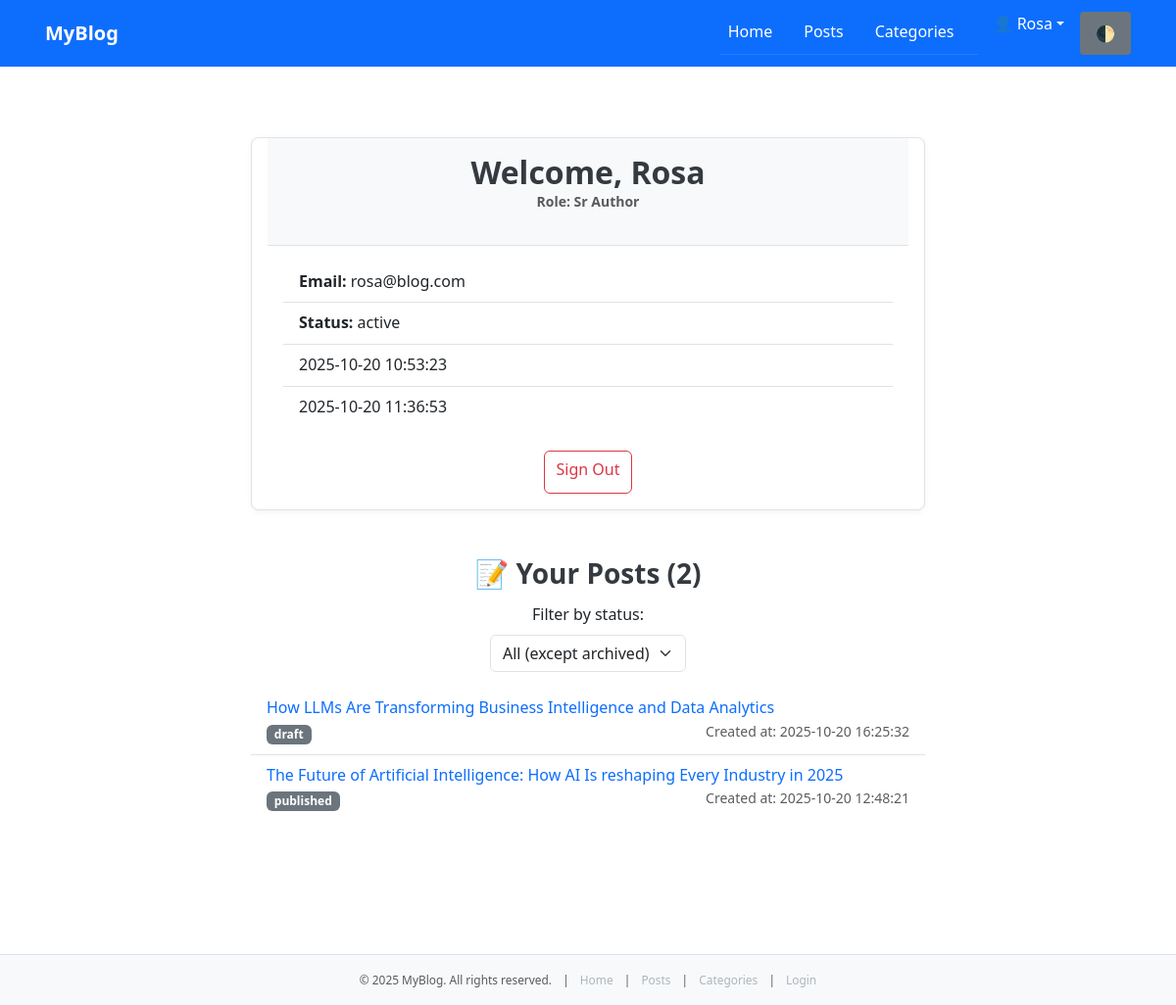
The app's page /index.php?page=users-profile (signed in) with its own data.
### tables this page shows
CREATE TABLE `posts` (
  `id` int(11) NOT NULL,
  `title` varchar(255) NOT NULL,
  `slug` varchar(255) NOT NULL,
  `content` longtext NOT NULL,
  `excerpt` text DEFAULT NULL,
  `featured_image` varchar(255) DEFAULT NULL,
  `status` varchar(10) DEFAULT NULL COMMENT 'Options: ''draft'', ''published'', ''archived''',
  `author_id` int(11) NOT NULL,
  `category_id` int(11) DEFAULT NULL,
  `meta_title` varchar(255) DEFAULT NULL,
  `meta_description` text DEFAULT NULL,
  `created_at` timestamp NOT NULL DEFAULT current_timestamp(),
  `updated_at` timestamp NOT NULL DEFAULT current_timestamp() ON UPDATE current_timestamp()
);

### config/conn.php (called while the page is built)
<?php
function connectDB() {
    if ($_SERVER['HTTP_HOST'] === 'localhost') {
        $host = "localhost";
        $user = "root";
        $pass = "";
        $db   = "blog_db";
    }
    else {
        $host = getenv('MYSQLHOST');
        $user = getenv('MYSQLUSER');
        $pass = getenv('MYSQLPASSWORD');
        $db   = getenv('MYSQLDATABASE');
    }
    $connection = mysqli_connect($host, $user, $pass, $db);
    mysqli_set_charset($connection, "utf8mb4");
    if ($connection != false) {
        return $connection;
    }
    else {
        die("Connection failed: " . mysqli_connect_error());
    }
}
?>

### src/Models/Post.php (called while the page is built, shortened)
<?php
class Post {
    public static function getByAuthorAndStatus($conn, $author_id, $status = null) {
        $List = array();
        if ($status && in_array($status, ['draft', 'published', 'archived'])) {
            $sql = "SELECT id, title, slug, status, created_at FROM posts WHERE author_id = ? AND status = ? ORDER BY created_at DESC";
            $stmt = mysqli_prepare($conn, $sql);
            mysqli_stmt_bind_param($stmt, "is", $author_id, $status);
        }
        else {
            $sql = "SELECT id, title, slug, status, created_at FROM posts WHERE author_id = ? AND status != 'archived' ORDER BY created_at DESC";
            $stmt = mysqli_prepare($conn, $sql);
            mysqli_stmt_bind_param($stmt, "i", $author_id);
        }
        mysqli_stmt_execute($stmt);
        $result = mysqli_stmt_get_result($stmt);
        while ($data = mysqli_fetch_array($result)) {
            $List[] = $data;
        }
        return $List;
    }
}
?>

### src/controllers/PostController.php (called while the page is built, shortened)
<?php
require_once __DIR__ . '/../models/Post.php';
class PostController {
    public static function getByAuthorAndStatus($conn, $author_id, $status = null) {
        return Post::getByAuthorAndStatus($conn, $author_id, $status);
    }
}
?>

### src/views/users/profile.php (the view, shortened to what this page needs)
<?php
require_once __DIR__ . '/../../../config/conn.php';
$conn = connectDB();
require_once __DIR__ . '/../../controllers/PostController.php';
$statusFilter = $_GET['status'] ?? null;
$userPosts = PostController::getByAuthorAndStatus($conn, $user['id'], $statusFilter);
$postCount = count($userPosts);
?>
<section class="section section-light fade-in">
    <div class="container" id="main-content">
        <div class="row justify-content-center">
            <div class="col-md-8">
                <div class="card-custom">
                    <div class="card-header text-center">
                        <h2 class="mb-0">Welcome, <?= htmlspecialchars($user['name']) ?></h2>
                        <p class="text-muted small">Role: <?= htmlspecialchars($user['role']) ?></p>
                    </div>
                    <div class="card-body">
                        <ul class="list-group list-group-flush">
                            <li class="list-group-item"><strong>Email:</strong> <?= htmlspecialchars($user['email']) ?></li>
                            <li class="list-group-item"><strong>Status:</strong> <?= htmlspecialchars($user['status']) ?></li>
                            <li class="list-group-item"><strongJoined:</strong> <?= htmlspecialchars($user['created_at']) ?></li>
                            <li class="list-group-item"><strongLast Updated:</strong> <?= htmlspecialchars($user['updated_at']) ?></li>
                        </ul>
                        <div class="mt-4 text-center">
                            <a href="<?= BASE_PATH ?>index.php?page=users-logout" class="btn btn-outline-danger">Sign Out</a>
                        </div>
                    </div>
                </div>
                <?php if (!empty($userPosts)): ?>
                    <section class="mt-5">
                        <h3 class="text-center">📝 Your Posts (<?= $postCount ?>)</h3>
                        <form method="GET" action="<?= BASE_PATH ?>index.php" class="text-center mb-3">
                            <label for="status" class="form-label">Filter by status:</label>
                            <select name="status" id="status" onchange="this.form.submit()" class="form-select w-auto d-inline-block">
                                <option value="" <?= ($statusFilter === null || $statusFilter === '') ? 'selected' : '' ?>>All (except archived)</option>
                            </select>
                        </form>
                        <ul class="list-group list-group-flush">
                            <?php foreach ($userPosts as $post): ?>
                                <li class="list-group-item">
                                    <a href="<?= BASE_PATH ?>index.php?page=post-show&id=<?= $post['id'] ?>">
                                        <?= htmlspecialchars($post['title']) ?>
                                    </a> <br>
                                    <span class="badge bg-secondary"><?= htmlspecialchars($post['status']) ?></span>
                                    <small class="text-muted float-end">Created at: <?= htmlspecialchars($post['created_at']) ?></small>
                                </li>
                            <?php endforeach; ?>
                        </ul>
                    </section>
                <?php else: ?>
                    <p class="text-center mt-4 text-muted">No posts found for this filter.</p>
                <?php endif; ?>
            </div>
        </div>
    </div>
</section>
<?php
include __DIR__ . '/../layout/main.php';

### public/assets/css/style.css (style rules this page uses)
*, *::before, *::after { box-sizing: border-box; margin: 0; padding: 0; }
html, body { height: 100%; font-family: 'Segoe UI', 'Roboto', 'Helvetica Neue', sans-serif; font-size: 16px; line-height: 1.6; background-color: #f8f9fa; color: #212529; }
h1, h2, h3, h4, h5, h6 { font-weight: 600; margin-bottom: 0.75rem; color: #343a40; }
p { margin-bottom: 1rem; color: #495057; }
a { color: #0d6efd; text-decoration: none; transition: color 0.2s ease-in-out; }
.container { max-width: 1140px; margin: 0 auto; padding-left: 1rem; padding-right: 1rem; }
.section { padding: 3rem 0; }
.section-light { background-color: #ffffff; }
.card-custom { border: 1px solid #dee2e6; border-radius: 0.5rem; box-shadow: 0 2px 6px rgba(0, 0, 0, 0.05); background-color: #ffffff; margin-bottom: 2rem; transition: box-shadow 0.2s ease-in-out; }
.card-header { padding: 1rem; border-bottom: 1px solid #dee2e6; font-weight: 600; background-color: #f8f9fa; }
.card-body { padding: 1rem; }
.mt-4 { margin-top: 1.5rem !important; }
.mt-5 { margin-top: 3rem !important; }
.mb-3 { margin-bottom: 1rem !important; }
.form-label { display: block; margin-bottom: 0.5rem; font-weight: 500; color: #212529; }
.fade-in { animation: fadeIn 0.6s ease-in-out forwards; }
:root { --color-primary: #0d6efd; --color-secondary: #6c757d; --color-success: #198754; --color-danger: #dc3545; --color-warning: #ffc107; --color-info: #0dcaf0; --color-light: #f8f9fa; --color-dark: #212529; --font-base: 'Segoe UI', 'Roboto', 'Helvetica Neue', sans-serif; --font-size-base: 16px; --line-height-base: 1.6; --border-radius-sm: 0.25rem; --border-radius-md: 0.5rem; --border-radius-lg: 1rem; --shadow-sm: 0 1px 2px rgba(0, 0, 0, 0.05); --shadow-md: 0 2px 6px rgba(0, 0, 0, 0.1); --shadow-lg: 0 4px 12px rgba(0, 0, 0, 0.15); }
header, main, footer, nav, section, article, aside { display: block; }
section { margin-bottom: 2rem; }
body { padding: 0; margin: 0; overflow-x: hidden; }
.container, .section, .card-custom, .tab-content, .blog-card, .dashboard-card { padding-left: 1rem; padding-right: 1rem; }
button, a, input, textarea, select { touch-action: manipulation; -webkit-tap-highlight-color: transparent; }
.btn, .nav-link, .card-custom, .tab-item, .dropdown-toggle { min-height: 44px; min-width: 44px; }
:root { --theme-bg: #ffffff; --theme-text: #212529; --theme-accent: #0d6efd; --theme-muted: #6c757d; --theme-border: #dee2e6; }
body { background-color: var(--theme-bg); color: var(--theme-text); }
a { color: var(--theme-accent); }

### records on screen
posts: title "How LLMs Are Transforming Business Intelligence and Data Analytics", status "draft", created_at "2025-10-20 16:25:32"
posts: title "The Future of Artificial Intelligence: How AI Is reshaping Every Industry in 2025", status "published", created_at "2025-10-20 12:48:21"

### other values on screen
$username "Rosa"
$user['name'] "Rosa"
$user['role'] "Sr Author"
$user['email'] "rosa@blog.com"
$user['status'] "active"
$user['created_at'] "2025-10-20 10:53:23"
$user['updated_at'] "2025-10-20 11:36:53"
$postCount "2"
